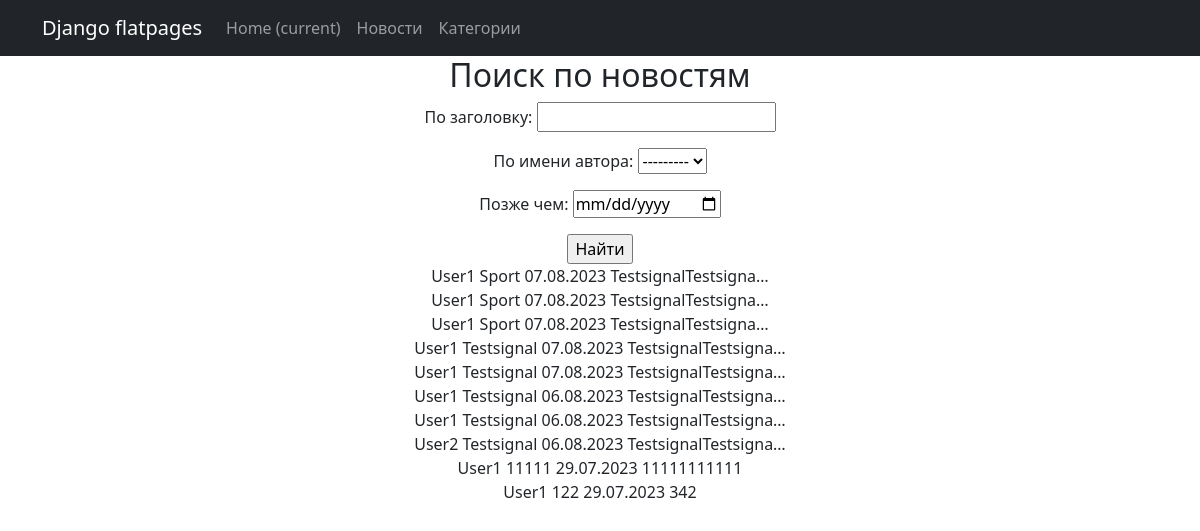
The app's page /news/search/ with its own data.
### NewsPortal/models.py (models this page shows, shortened)
class Post(models.Model):
    post_author = models.ForeignKey(Author, on_delete=models.CASCADE)
    post_choice = models.CharField(max_length=2, choices=POSITIONS)
    post_time_in = models.DateTimeField(auto_now_add=True)
    post_link = models.ManyToManyField(Category, "PostCategory")
    post_header = models.CharField(max_length=255)
    post_text = models.TextField()
    rating = models.FloatField(default=0.0)
    def __str__(self):
        dataf = 'Post from {}'.format(self.post_time_in.strftime('%d.%m.%Y %H:%M'))
        return f"{dataf},{self.post_author},{self.post_header}"

class Author(models.Model):
    user = models.OneToOneField(User, on_delete=models.CASCADE)
    author_rating = models.FloatField(default=0.0)
    def __str__(self):
        return f"{self.user}"

### NewsPortal/views.py (the view)
# urls.py: path('search/', NewsSearch.as_view(), name='post_search'),
class NewsSearch(ListView):
    model = Post
    template_name = 'post_search.html'
    context_object_name = 'post_search'
    ordering = ['-post_time_in']
    paginate_by = 10
    def get_queryset(self):
        queryset = super().get_queryset()
        self.filterset = NewsFilter(self.request.GET, queryset)
        return self.filterset.qs
    def get_context_data(self, **kwargs):
        context = super().get_context_data(**kwargs)
        context['filterset'] = self.filterset
        pprint(context)
        return context

### templates/post_search.html (shortened to what this page needs)
{% extends 'flatpages/default.html' %}
{% block content %}
    <h2>Поиск по новостям</h2>
    <form action="" method="get">
        {{ filterset.form.as_p }}
        <input type="submit" value="Найти"/>
    </form>
    {% for event in post_search %}
     <div>
         {{ event.post_author.user.username }}
         {{ event.post_header }}
         {{ event.post_time_in|date:'d.m.Y' }}
         {{ event.post_text|truncatechars:20 }}
     </div>
    {% endfor %}
{% endblock content %}

### templates/flatpages/default.html (shortened to what this page needs)
<!DOCTYPE html>
<html lang="en">
    <head>
        {% load static %}
        <link href="css/styles.css" rel="stylesheet" />
		<link href="{% static 'css/styles.css' %}" rel="stylesheet" />
    </head>
    <body>
        <nav class="navbar navbar-expand-lg navbar-dark bg-dark static-top">
   <div class="container">
       <a class="navbar-brand" href="#">Django flatpages</a>
       <div class="collapse navbar-collapse" id="navbarResponsive">
           <ul class="navbar-nav ml-auto">
               <li class="nav-item active">
                   <a class="nav-link" href="#">Home
                       <span class="sr-only">(current)</span>
                   </a>
               </li>
               <li class="nav-item">
                   <a class="nav-link" href="/news/">Новости</a>
               </li>
               <li class="nav-item">
                   <a class="nav-link" href="/news/categories/1/">Категории</a>
               </li>
           </ul>
       </div>
   </div>
</nav>
		<div class="container">
			<div class="row">
				<div class="col-lg-12 text-center">
					{% block content %}{% endblock content %}
       </div>
   </div>
</div>
    </body>
</html>

### records on screen
Post: post_author.user.username "User1", post_header "Sport", post_time_in "07.08.2023", post_text "TestsignalTestsigna…"
Post: post_author.user.username "User1", post_header "Sport", post_time_in "07.08.2023", post_text "TestsignalTestsigna…"
Post: post_author.user.username "User1", post_header "Sport", post_time_in "07.08.2023", post_text "TestsignalTestsigna…"
Post: post_author.user.username "User1", post_header "Testsignal", post_time_in "07.08.2023", post_text "TestsignalTestsigna…"
Post: post_author.user.username "User1", post_header "Testsignal", post_time_in "07.08.2023", post_text "TestsignalTestsigna…"
Post: post_author.user.username "User1", post_header "Testsignal", post_time_in "06.08.2023", post_text "TestsignalTestsigna…"
Post: post_author.user.username "User1", post_header "Testsignal", post_time_in "06.08.2023", post_text "TestsignalTestsigna…"
Post: post_author.user.username "User2", post_header "Testsignal", post_time_in "06.08.2023", post_text "TestsignalTestsigna…"
Post: post_author.user.username "User1", post_header "11111", post_time_in "29.07.2023", post_text "11111111111"
Post: post_author.user.username "User1", post_header "122", post_time_in "29.07.2023", post_text "342"
